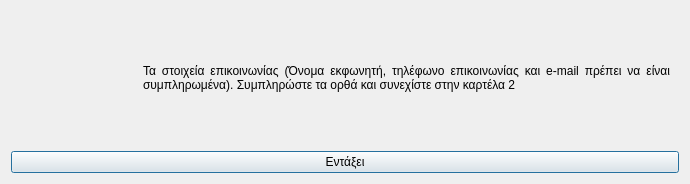
<?xml version="1.0" encoding="UTF-8"?>
<ui version="4.0">
 <class>Dialog</class>
 <widget class="QDialog" name="Dialog">
  <property name="geometry">
   <rect>
    <x>0</x>
    <y>0</y>
    <width>690</width>
    <height>184</height>
   </rect>
  </property>
  <property name="windowTitle">
   <string>Ελλιπή δεδομένα</string>
  </property>
  <property name="windowIcon">
   <iconset resource="../../../../icons.qrc">
    <normaloff>:/rest-windows/assets/images/rest-windows/information.png</normaloff>:/rest-windows/assets/images/rest-windows/information.png</iconset>
  </property>
  <layout class="QGridLayout" name="gridLayout">
   <item row="0" column="0">
    <widget class="QFrame" name="frame">
     <property name="styleSheet">
      <string notr="true">QFrame{border:0px;}</string>
     </property>
     <property name="frameShape">
      <enum>QFrame::StyledPanel</enum>
     </property>
     <property name="frameShadow">
      <enum>QFrame::Raised</enum>
     </property>
     <layout class="QHBoxLayout" name="horizontalLayout">
      <item>
       <widget class="QLabel" name="image_label">
        <property name="maximumSize">
         <size>
          <width>117</width>
          <height>117</height>
         </size>
        </property>
        <property name="text">
         <string/>
        </property>
        <property name="pixmap">
         <pixmap resource="../../../../icons.qrc">:/rest-windows/assets/images/rest-windows/information.png</pixmap>
        </property>
        <property name="scaledContents">
         <bool>true</bool>
        </property>
       </widget>
      </item>
      <item>
       <widget class="QLabel" name="label">
        <property name="text">
         <string>Τα στοιχεία επικοινωνίας (Όνομα εκφωνητή, τηλέφωνο επικοινωνίας και e-mail πρέπει να είναι συμπληρωμένα). Συμπληρώστε τα ορθά και συνεχίστε στην καρτέλα 2</string>
        </property>
        <property name="alignment">
         <set>Qt::AlignJustify|Qt::AlignVCenter</set>
        </property>
        <property name="wordWrap">
         <bool>true</bool>
        </property>
       </widget>
      </item>
     </layout>
    </widget>
   </item>
   <item row="1" column="0">
    <widget class="QPushButton" name="ok">
     <property name="text">
      <string>Εντάξει</string>
     </property>
     <property name="icon">
      <iconset resource="../../../../icons.qrc">
       <normaloff>:/rest-windows/assets/images/rest-windows/ok.png</normaloff>:/rest-windows/assets/images/rest-windows/ok.png</iconset>
     </property>
    </widget>
   </item>
  </layout>
 </widget>
 <tabstops>
  <tabstop>ok</tabstop>
 </tabstops>
 <resources>
  <include location="../../../../icons.qrc"/>
  <include location="../../../../icons.qrc"/>
  <include location="../../../../icons.qrc"/>
  <include location="../../../../icons.qrc"/>
  <include location="../../../../icons.qrc"/>
 </resources>
 <connections/>
</ui>
